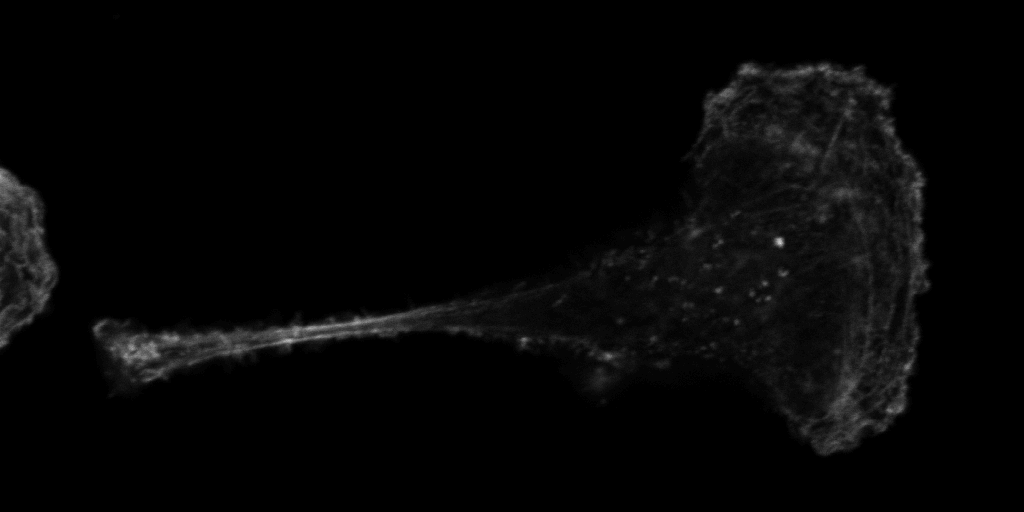
#> input picture Cells_KB.jpg, 1024 x 512 px
$ python manul_approach_original.py   (older library calls are emulated)
#> lines starting #> are read from the running program, lines starting #| are printed output that depends on the picture; after the words box and inside, x2 and y2 are one past the last pixel; in counts of white or black regions, pixels touching at a corner belong together
from PIL import Image
import numpy as np
import cv2
from mpl_toolkits.mplot3d import Axes3D
import matplotlib.pyplot as plt
import time

# [22 lines left out: function timer, not called in this run]

def binary(image,threshold):


#> called with image = 'Cells_KB.jpg', threshold = 0.01
	file = Image.open(image)
#> file is the input picture: PIL image 1024x512 P; min 0, max 209, mean 6.1
	width, height = file.size
#> width = 1024; height = 512
	new_image = Image.new('1', (width, height))
#> new_image: PIL image 1024x512 1; every value is 0
	max_intensity = 0
	min_intensity = 65536

	for x in range(width):
		for y in range(height):

			pxl = file.getpixel((x, y))

			if pxl > max_intensity:
				max_intensity = pxl

			if pxl < min_intensity:
				min_intensity = pxl
#> after the loop, max_intensity = 41; min_intensity = 0

	print(max_intensity)
#| 41
	print(min_intensity)
#| 0

	for x in range(width):
		for y in range(height):

			pxl_2 = file.getpixel((x, y))
			cutoff = (max_intensity - min_intensity) * threshold
			if cutoff != 0:
				if pxl_2 >= cutoff:
					new_image.putpixel((x,y), 1)

				else:
					new_image.putpixel((x,y), 0)

			if cutoff == 0:
				if pxl_2 > cutoff:
					new_image.putpixel((x,y), 1)
				else:
					new_image.putpixel((x,y), 0)
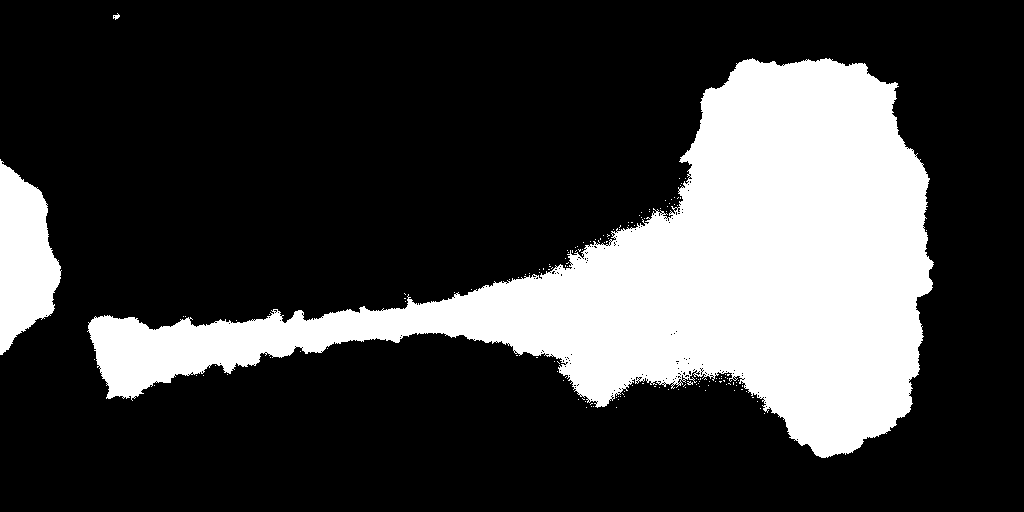
#> new_image: PIL image 1024x512 1; 24.8% white; 150 white regions (147 under 20 px), largest, box (x1, y1, x2, y2) and area: (87, 58, 934, 458) 121715, (0, 159, 62, 355) 7880, (113, 13, 120, 20) 26


	new_image.save("binary_image.png", "PNG")
	#new_image.show()

	return "binary_image.png"


def denoise(image):

#> called with image = 'binary_image.png'
	file = Image.open(image)
	width, height = file.size
#> width = 1024; height = 512
	new_image = Image.open(image)
	for x in range(1, width - 1):
		for y in range(1, height - 1):


			pxl_top = file.getpixel((x, y - 1))
			pxl_bottom = file.getpixel((x, y + 1))
			pxl_left = file.getpixel((x - 1, y))
			pxl_right = file.getpixel((x + 1, y))

			neighbor_pxl = pxl_top + pxl_bottom + pxl_left + pxl_right

			if neighbor_pxl == 0:
				new_image.putpixel((x,y), 0)

			if neighbor_pxl == 4:
				new_image.putpixel((x,y), 1)
#> new_image: PIL image 1024x512 1; 24.7% white; 42 white regions (39 under 20 px), largest, box (x1, y1, x2, y2) and area: (88, 58, 934, 458) 121566, (0, 159, 61, 355) 7872, (113, 14, 120, 20) 25

	new_image.save("denoised_binary_image.png", "PNG")
	#new_image.show()

	return "denoised_binary_image.png"


def hyper_denoise(image):

#> called with image = 'binary_image.png'
	direction = [(-1, -1), (-1, 0), (-1, 1), (0, -1), (0, 0), (0, 1), (1, -1), (1, 0), (1, 1)]

	file = Image.open(image)

	width, height = file.size
#> width = 1024; height = 512

	new_image = Image.open(image)


	# is it suppose to be 3? every 3 or every 2?

	for x in range(1, width - 1):
		for y in range(1, height - 1):

			neighbor_pixel = 0

			for i in direction:

				pxl_3 = file.getpixel((x + i[0], y + i[1]))

				neighbor_pixel = neighbor_pixel + pxl_3

			if neighbor_pixel >= 5:
				new_image.putpixel((x,y), 1)

			else:
				new_image.putpixel((x,y), 0)
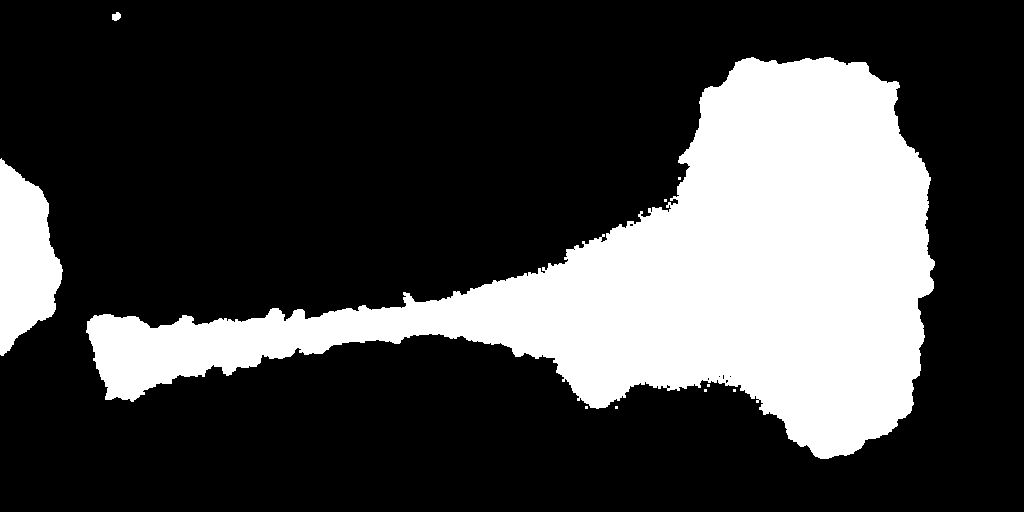
#> new_image: PIL image 1024x512 1; 25.9% white; 10 white regions (7 under 20 px), largest, box (x1, y1, x2, y2) and area: (86, 57, 935, 459) 127410, (0, 158, 63, 356) 8254, (112, 12, 121, 21) 61

	new_image.save("hyper_denoised_binary_image.png", "PNG")
	# new_image.show()

	return "hyper_denoised_binary_image.png"


	# for i in range(iteration):
	# 	di = denoise(image)

# [138 lines left out: functions ultra_hyper_denoise, background_corr, histo_plot, not called in this run]

def outline(image, threshold, iteration, kernel_size, maxlevel):
#> called with image = 'hyper_denoised_binary_image.png', threshold = 1, iteration = 1, kernel_size = 3, maxlevel = 0
	gwash = cv2.imread(image) #import image
	gwashBW = cv2.cvtColor(gwash, cv2.COLOR_BGR2GRAY) #change to grayscale


	# plt.imshow(gwashBW, 'gray') #this is matplotlib solution (Figure 1)
	# plt.xticks([]), plt.yticks([])
	# plt.show()

	cv2.imshow('gwash', gwashBW) #this is for native openCV display
	cv2.waitKey(0)

	ret,thresh1 = cv2.threshold(gwashBW, threshold, 255, cv2.THRESH_BINARY) #the value of 15 is chosen by trial-and-error to produce the best outline of the skull
#> ret = 1
	kernel = np.ones((kernel_size, kernel_size),np.uint8) #square image kernel used for erosion
	erosion = cv2.erode(thresh1, kernel,iterations = iteration) #refines all edges in the binary image
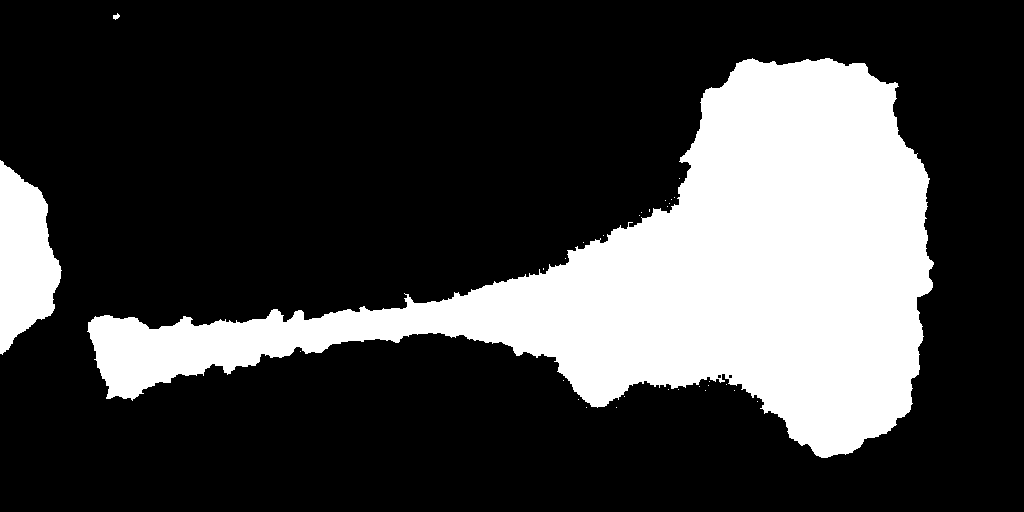
#> erosion: shape (512, 1024); 25.1% white; 31 white regions (28 under 20 px), largest, box (x1, y1, x2, y2) and area: (87, 58, 934, 458) 123757, (0, 160, 62, 355) 7917, (113, 13, 120, 20) 29

	opening = cv2.morphologyEx(erosion, cv2.MORPH_OPEN, kernel)
#> opening: shape (512, 1024); 25.1% white; 4 white regions (1 under 20 px), largest, box (x1, y1, x2, y2) and area: (88, 58, 934, 458) 123547, (0, 161, 61, 354) 7912, (113, 15, 119, 19) 23
	closing = cv2.morphologyEx(opening, cv2.MORPH_CLOSE, kernel) #this is for further removing small noises and holes in the image
#> closing: shape (512, 1024); 25.1% white; 3 white regions

	# plt.imshow(closing, 'gray') #Figure 2
	# plt.xticks([]), plt.yticks([])
	# plt.show()
	# print(len(cv2.findContours(closing,cv2.RETR_TREE,cv2.CHAIN_APPROX_SIMPLE)))
	img, contours, hierarchy = cv2.findContours(closing,cv2.RETR_TREE,cv2.CHAIN_APPROX_SIMPLE) #find contours with simple approximation
#> contours = 4 contours, 2 with area under 20; largest, box (x1, y1, x2, y2) and area: (88, 58, 934, 458) 122318, (0, 161, 61, 354) 7694
	print(type(closing))
#| <class 'numpy.ndarray'>
	cv2.imshow('clean', closing) #Figure 3
	cv2.drawContours(closing, contours, -1, (100, 100, 100), 4)
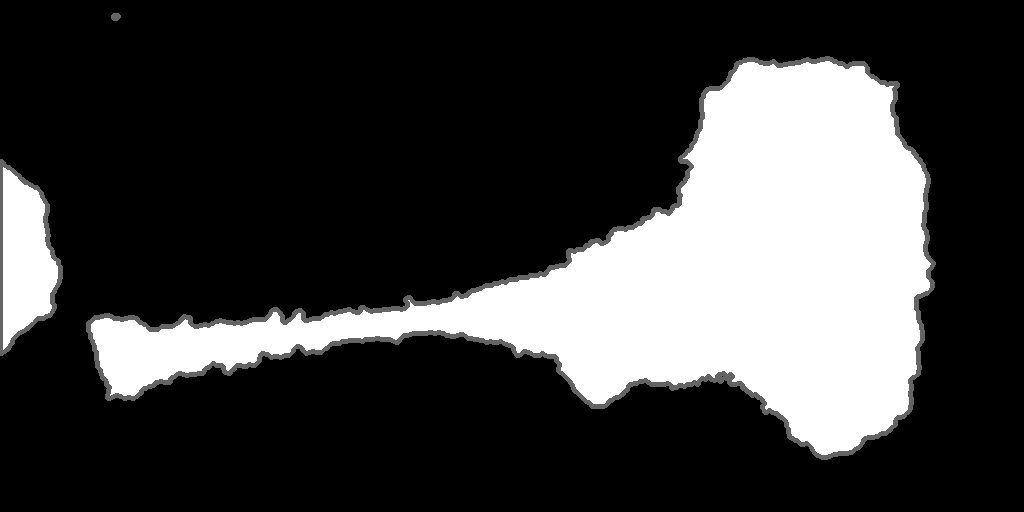
#> closing: shape (512, 1024); min 0, max 255, mean 62.5
	cv2.waitKey(0)

	areas = [] #list to hold all areas

	for contour in contours:
	  ar = cv2.contourArea(contour)
	  areas.append(ar)
#> this loop made 4 passes
#> ar on passes 1 to 4: 7694.5, 122318, 14, 14.5
#> after the loop, areas = [7694.5, 122318, 14, 14.5]

	max_area = max(areas)
#> max_area = 122318
	max_area_index = areas.index(max_area) #index of the list element with largest area
#> max_area_index = 1

	cnt = contours[max_area_index] #largest area contour
#> cnt = contour of 1192 points, box (x1, y1, x2, y2) (88, 58, 934, 458), area 122318

	# cnt is in numpy array, the following code turn it into a list
	countour_list = []
	for i in cnt:
		countour_list.append((i[0][0], i[0][1]))
#> this loop made 1192 passes
#> i on passes 1 to 3: [[825, 58]], [[824, 59]], [[820, 59]]
#> after the loop, countour_list = 1192 pairs, first value 88 to 933, second value 58 to 457

	# print(countour_list)

	cv2.drawContours(closing, [cnt], 0, (100, 100, 100), 3, maxLevel = maxlevel)
	cv2.imshow('cleaner', closing)
	cv2.waitKey(0)
	#cv2.destroyAllWindows()

	# The following code generates the countouring image
	file = Image.open(image)
	width, height = file.size
#> width = 1024; height = 512
	new_image = Image.new('1', (width, height))

	for x in range(width):
		for y in range(height):
			new_image.putpixel((x,y), 0)

	for i in countour_list:
		new_image.putpixel(i, 1)
#> this loop made 1192 passes
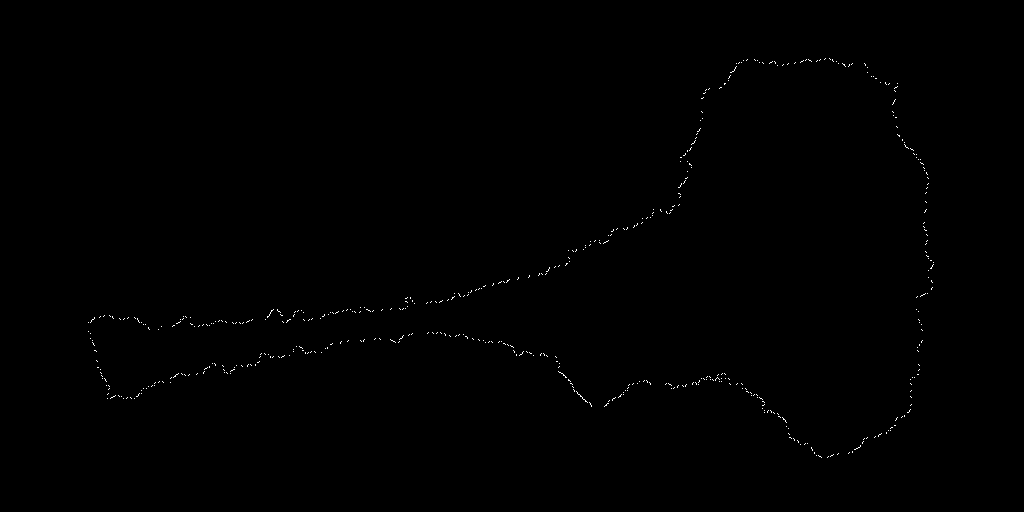
#> new_image: PIL image 1024x512 1; 0.23% white in thin lines or dots, all inside (x1, y1, x2, y2) = (88, 58, 934, 458)


	new_image.show()


if __name__ == "__main__":

	# plt = histo_plot("Cells_KB.jpg")

	# plt.show()

	a = binary("Cells_KB.jpg", 0.01)

	b = denoise(a)

	c = hyper_denoise(a)

	outline(c, threshold = 1, iteration = 1, kernel_size = 3, maxlevel = 0)

	# file = Image.open("n1001z3c2.tif")
	# file.show()

	# d = background_corr("n1001z3c2.tif", 0.25)
